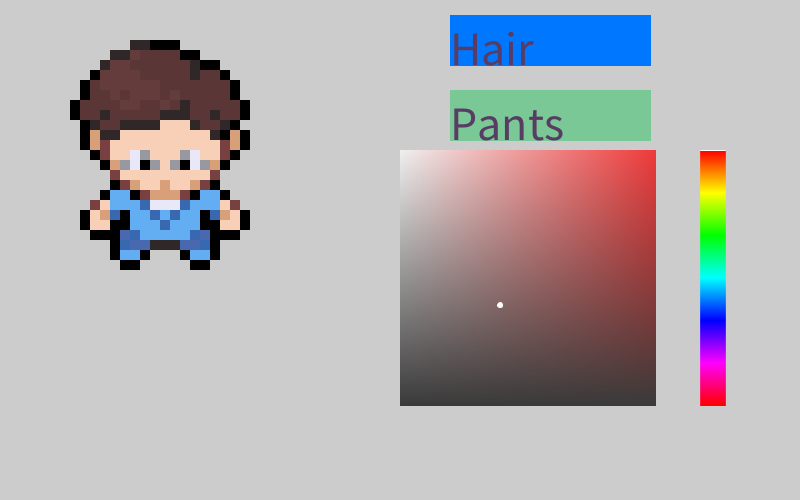
Frame 1 (no input)
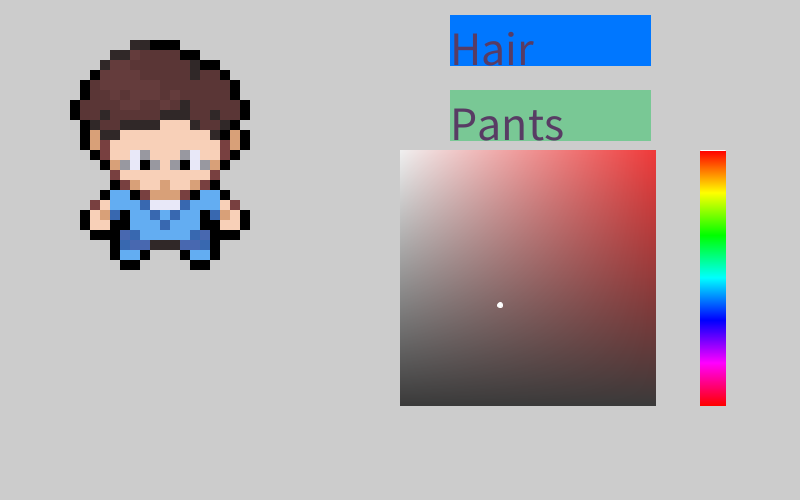
Frame 60 (the mouse pressed at the canvas centre just before this capture)
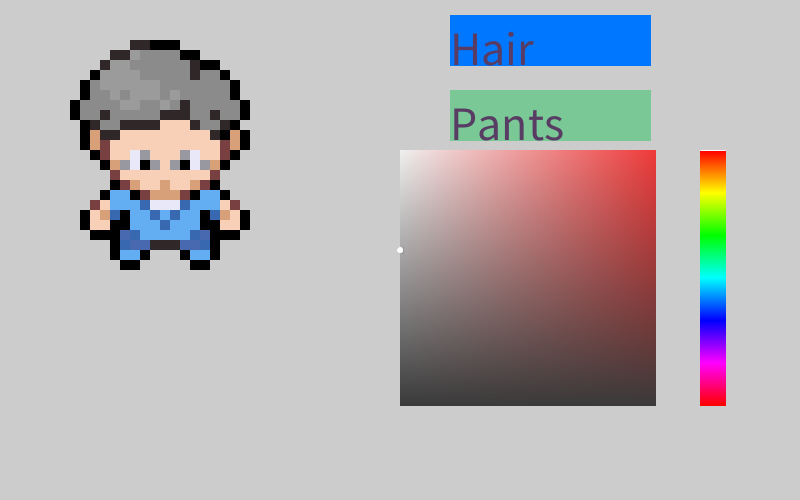
Frame 120 (the mouse held since frame 60 and released just before this capture)

The Processing sketch that drew these frames (run headless with seeded random() and noise(); from frame 60 on, the mouse is pressed at the canvas centre):

// Processing sketch: ColorPicker
// ── ColorPicker.pde
int h=0, s=100, b=100;
int colourSquareX=400, colourSquareY=150;
color characterHairOne=color(152, 104, 88);
color characterHairTwo=color(104, 72, 56);
color characterPantsOne=color(99, 173, 242);
color characterPantsTwo=color(72, 104, 176);
color characterPantsThree=color(56, 104, 176);
boolean chosenHair=true;
void setup() {
  size(800, 500);

  stroke(200);
  fill(200);
  rect(colourSquareX, colourSquareY, 255, 255);
  colorMode(HSB);
  drawColourSquare();
}
void draw() {
  //This is to provide the redrawing a solid background when it draws over the pointer
  stroke(200);
  fill(200);
  rect(colourSquareX+max(s-3, -3), colourSquareY+255-max(b-3, -3), min(6, s+3), -1*min(6, b+3));

  //This is to match the pixels that the pointer was on
  colorMode(HSB);
  for (int i=max(s-3, 0); i<=min(s+3, 255); i++) {
    for (int j=max(b-3, 0); j<=min(b+3, 255); j++) {
      stroke(h, i, j);
      point(i+colourSquareX, 255+colourSquareY-j);
    }
  }
  stroke(100, 100, 200);
  fill(100, 100, 200);
  rect(450, 90, 200, 50);
  rect(450, 15, 200, 50);
  if (mousePressed) {
    if (mouseX<=650&&mouseX>=450&&mouseY<=65&&mouseY>=15) {
      h=(int)hue(characterHairOne);
      s=(int)saturation(characterHairOne);
      b=(int)brightness(characterHairOne);
      chosenHair=true;
      drawColourSquare();
      colorMode(RGB);
      stroke(200);
      fill(200);
      rect(colourSquareX, colourSquareY, 255, 255);
      colorMode(HSB);
      drawColourSquare();
    } else if (mouseX<=650&&mouseX>=450&&mouseY<=140&&mouseY>=90) {
      h=(int)hue(characterPantsOne);
      s=(int)saturation(characterPantsOne);
      b=(int)brightness(characterPantsOne);
      chosenHair=false;
      colorMode(RGB);
      stroke(200);
      fill(200);
      rect(colourSquareX, colourSquareY, 255, 255);
      colorMode(HSB);
      drawColourSquare();
    }
  }
  
  if (chosenHair) {
    characterHairOne=color(h, s, b);
    characterHairTwo=color(h, s, b*.9);
    stroke(150, 255, 255);
    fill(150, 255, 255);
    rect(450, 15, 200, 50);
  } else {
    characterPantsOne=color(h, s, b);
    characterPantsTwo=color(h, s, b*.65);
    characterPantsThree=color(h, s, b*.6);
    stroke(150, 255, 255);
    fill(150, 255, 255);
    rect(450, 90, 200, 50);
  }
  fill(200, 100, 100);
  textSize(48);
  text("Hair", 450, 65);
  text("Pants", 450, 140);
  println(mouseX+" "+mouseY);
  colorMode(RGB);
  characterFwdIdle();

  colorMode(HSB);
  //Coords of the colour square (300,100) (555,355)
  for (int i=0; i<256; i++) {
    stroke(i, 255, 255);
    line(colourSquareX+300, i+colourSquareY, colourSquareX+325, i+colourSquareY);
  }
  //Coords of the side scale  (600,100) (625,355)
  if (mousePressed) {
    if (mouseX<=colourSquareX+255&&mouseX>=colourSquareX&&mouseY<=colourSquareY+255&&mouseY>=colourSquareY) {  //The square
      s=mouseX-colourSquareX;
      b=255-mouseY+colourSquareY;
    } else if (mouseX<=colourSquareX+325&&mouseX>=colourSquareX+300&&mouseY<=colourSquareY+255&&mouseY>=colourSquareY) {  //The slide
      h=mouseY-colourSquareY;

      //To redraw a neutral background
      colorMode(RGB);
      stroke(200);
      fill(200);
      rect(colourSquareX, colourSquareY, 255, 255);

      //Redraw square
      colorMode(HSB);
      drawColourSquare();
    }
  }

  //Draws the pointer to where the mouse is
  colorMode(RGB);
  stroke(255);
  fill(255);
  line(colourSquareX+300, h+colourSquareY, colourSquareX+325, h+colourSquareY);
  ellipse(s+colourSquareX, colourSquareY+255-b, 5, 5);
}
void drawColourSquare() {
  for (int i=0; i<256; i++) {
    for (int j=0; j<256; j++) {
      stroke(h, j, 255-i);
      point(j+colourSquareX, i+colourSquareY);
    }
  }
}
void characterFwdIdle() {
  col(0, 0, 0);
  rect(70, 100, 9, 9);
  col(0, 0, 0);
  rect(70, 110, 9, 9);
  col(0, 0, 0);
  rect(80, 80, 9, 9);
  col(0, 0, 0);
  rect(80, 90, 9, 9);
  col(characterHairTwo);
  rect(80, 100, 9, 9);
  col(characterHairTwo);
  rect(80, 110, 9, 9);
  col(0, 0, 0);
  rect(80, 120, 9, 9);
  col(0, 0, 0);
  rect(80, 130, 9, 9);
  col(0, 0, 0);
  rect(80, 140, 9, 9);
  col(0, 0, 0);
  rect(80, 210, 9, 9);
  col(0, 0, 0);
  rect(80, 220, 9, 9);
  col(0, 0, 0);
  rect(90, 70, 9, 9);
  col(characterHairTwo);
  rect(90, 80, 9, 9);
  col(characterHairTwo);
  rect(90, 90, 9, 9);
  col(characterHairTwo);
  rect(90, 100, 9, 9);
  col(characterHairTwo);
  rect(90, 110, 9, 9);
  col(48, 40, 40);
  rect(90, 120, 9, 9);
  col(216, 160, 120);
  rect(90, 130, 9, 9);
  col(216, 160, 120);
  rect(90, 140, 9, 9);
  col(0, 0, 0);
  rect(90, 150, 9, 9);
  col(120, 64, 64);
  rect(90, 200, 9, 9);
  col(248, 208, 184);
  rect(90, 210, 9, 9);
  col(248, 208, 184);
  rect(90, 220, 9, 9);
  col(0, 0, 0);
  rect(90, 230, 9, 9);
  col(48, 40, 40);
  rect(100, 60, 9, 9);
  col(characterHairOne);
  rect(100, 70, 9, 9);
  col(characterHairOne);
  rect(100, 80, 9, 9);
  col(characterHairTwo);
  rect(100, 90, 9, 9);
  col(characterHairTwo);
  rect(100, 100, 9, 9);
  col(48, 40, 40);
  rect(100, 110, 9, 9);
  col(characterHairTwo);
  rect(100, 120, 9, 9);
  col(48, 40, 40);
  rect(100, 130, 9, 9);
  col(120, 64, 64);
  rect(100, 140, 9, 9);
  col(120, 64, 64);
  rect(100, 150, 9, 9);
  col(0, 0, 0);
  rect(100, 160, 9, 9);
  col(0, 0, 0);
  rect(100, 190, 9, 9);
  col(248, 208, 184);
  rect(100, 200, 9, 9);
  col(216, 160, 120);
  rect(100, 210, 9, 9);
  col(248, 208, 184);
  rect(100, 220, 9, 9);
  col(0, 0, 0);
  rect(100, 230, 9, 9);
  col(48, 40, 40);
  rect(110, 50, 9, 9);
  col(characterHairOne);
  rect(110, 60, 9, 9);
  col(characterHairOne);
  rect(110, 70, 9, 9);
  col(characterHairOne);
  rect(110, 80, 9, 9);
  col(characterHairOne);
  rect(110, 90, 9, 9);
  col(characterHairTwo);
  rect(110, 100, 9, 9);
  col(characterHairTwo);
  rect(110, 110, 9, 9);
  col(characterHairTwo);
  rect(110, 120, 9, 9);
  col(48, 40, 40);
  rect(110, 130, 9, 9);
  col(248, 208, 184);
  rect(110, 140, 9, 9);
  col(248, 208, 184);
  rect(110, 150, 9, 9);
  col(216, 160, 120);
  rect(110, 160, 9, 9);
  col(120, 64, 64);
  rect(110, 170, 9, 9);
  col(0, 0, 0);
  rect(110, 180, 9, 9);
  col(characterPantsOne);
  rect(110, 190, 9, 9);
  col(characterPantsOne);
  rect(110, 200, 9, 9);
  col(characterPantsThree);
  rect(110, 210, 9, 9);
  col(0, 0, 0);
  rect(110, 220, 9, 9);
  col(0, 0, 0);
  rect(110, 230, 9, 9);
  col(0, 0, 0);
  rect(110, 240, 9, 9);
  col(0, 0, 0);
  rect(110, 250, 9, 9);
  col(48, 40, 40);
  rect(120, 50, 9, 9);
  col(characterHairOne);
  rect(120, 60, 9, 9);
  col(characterHairOne);
  rect(120, 70, 9, 9);
  col(characterHairOne);
  rect(120, 80, 9, 9);
  col(characterHairTwo);
  rect(120, 90, 9, 9);
  col(characterHairOne);
  rect(120, 100, 9, 9);
  col(characterHairTwo);
  rect(120, 110, 9, 9);
  col(48, 40, 40);
  rect(120, 120, 9, 9);
  col(248, 208, 184);
  rect(120, 130, 9, 9);
  col(248, 208, 184);
  rect(120, 140, 9, 9);
  col(248, 208, 184);
  rect(120, 150, 9, 9);
  col(152, 152, 160);
  rect(120, 160, 9, 9);
  col(248, 208, 184);
  rect(120, 170, 9, 9);
  col(120, 64, 64);
  rect(120, 180, 9, 9);
  col(characterPantsOne);
  rect(120, 190, 9, 9);
  col(characterPantsOne);
  rect(120, 200, 9, 9);
  col(0, 0, 0);
  rect(120, 210, 9, 9);
  col(0, 0, 0);
  rect(120, 220, 9, 9);
  col(characterPantsTwo);
  rect(120, 230, 9, 9);
  col(characterPantsThree);
  rect(120, 240, 9, 9);
  col(characterPantsOne);
  rect(120, 250, 9, 9);
  col(0, 0, 0);
  rect(120, 260, 9, 9);
  col(48, 40, 40);
  rect(130, 40, 9, 9);
  col(characterHairOne);
  rect(130, 50, 9, 9);
  col(characterHairTwo);
  rect(130, 60, 9, 9);
  col(characterHairOne);
  rect(130, 70, 9, 9);
  col(characterHairOne);
  rect(130, 80, 9, 9);
  col(characterHairOne);
  rect(130, 90, 9, 9);
  col(characterHairOne);
  rect(130, 100, 9, 9);
  col(characterHairTwo);
  rect(130, 110, 9, 9);
  col(48, 40, 40);
  rect(130, 120, 9, 9);
  col(248, 208, 184);
  rect(130, 130, 9, 9);
  col(248, 208, 184);
  rect(130, 140, 9, 9);
  col(232, 232, 248);
  rect(130, 150, 9, 9);
  col(232, 232, 248);
  rect(130, 160, 9, 9);
  col(248, 208, 184);
  rect(130, 170, 9, 9);
  col(216, 160, 120);
  rect(130, 180, 9, 9);
  col(0, 0, 0);
  rect(130, 190, 9, 9);
  col(characterPantsOne);
  rect(130, 200, 9, 9);
  col(characterPantsOne);
  rect(130, 210, 9, 9);
  col(characterPantsOne);
  rect(130, 220, 9, 9);
  col(characterPantsThree);
  rect(130, 230, 9, 9);
  col(characterPantsTwo);
  rect(130, 240, 9, 9);
  col(characterPantsOne);
  rect(130, 250, 9, 9);
  col(0, 0, 0);
  rect(130, 260, 9, 9);
  col(48, 40, 40);
  rect(140, 40, 9, 9);
  col(characterHairTwo);
  rect(140, 50, 9, 9);
  col(characterHairTwo);
  rect(140, 60, 9, 9);
  col(characterHairTwo);
  rect(140, 70, 9, 9);
  col(characterHairOne);
  rect(140, 80, 9, 9);
  col(characterHairOne);
  rect(140, 90, 9, 9);
  col(characterHairTwo);
  rect(140, 100, 9, 9);
  col(characterHairTwo);
  rect(140, 110, 9, 9);
  col(48, 40, 40);
  rect(140, 120, 9, 9);
  col(248, 208, 184);
  rect(140, 130, 9, 9);
  col(248, 208, 184);
  rect(140, 140, 9, 9);
  col(152, 152, 160);
  rect(140, 150, 9, 9);
  col(0, 0, 0);
  rect(140, 160, 9, 9);
  col(248, 208, 184);
  rect(140, 170, 9, 9);
  col(248, 208, 184);
  rect(140, 180, 9, 9);
  col(120, 64, 64);
  rect(140, 190, 9, 9);
  col(characterPantsThree);
  rect(140, 200, 9, 9);
  col(characterPantsOne);
  rect(140, 210, 9, 9);
  col(characterPantsOne);
  rect(140, 220, 9, 9);
  col(characterPantsOne);
  rect(140, 230, 9, 9);
  col(characterPantsTwo);
  rect(140, 240, 9, 9);
  col(0, 0, 0);
  rect(140, 250, 9, 9);
  col(0, 0, 0);
  rect(150, 40, 9, 9);
  col(characterHairTwo);
  rect(150, 50, 9, 9);
  col(characterHairTwo);
  rect(150, 60, 9, 9);
  col(characterHairTwo);
  rect(150, 70, 9, 9);
  col(characterHairOne);
  rect(150, 80, 9, 9);
  col(characterHairOne);
  rect(150, 90, 9, 9);
  col(characterHairTwo);
  rect(150, 100, 9, 9);
  col(characterHairTwo);
  rect(150, 110, 9, 9);
  col(48, 40, 40);
  rect(150, 120, 9, 9);
  col(248, 208, 184);
  rect(150, 130, 9, 9);
  col(248, 208, 184);
  rect(150, 140, 9, 9);
  col(248, 208, 184);
  rect(150, 150, 9, 9);
  col(152, 152, 160);
  rect(150, 160, 9, 9);
  col(248, 208, 184);
  rect(150, 170, 9, 9);
  col(248, 208, 184);
  rect(150, 180, 9, 9);
  col(216, 160, 120);
  rect(150, 190, 9, 9);
  col(232, 232, 248);
  rect(150, 200, 9, 9);
  col(characterPantsThree);
  rect(150, 210, 9, 9);
  col(characterPantsOne);
  rect(150, 220, 9, 9);
  col(characterPantsOne);
  rect(150, 230, 9, 9);
  col(48, 40, 40);
  rect(150, 240, 9, 9);
  col(0, 0, 0);
  rect(160, 40, 9, 9);
  col(characterHairTwo);
  rect(160, 50, 9, 9);
  col(characterHairTwo);
  rect(160, 60, 9, 9);
  col(characterHairTwo);
  rect(160, 70, 9, 9);
  col(characterHairTwo);
  rect(160, 80, 9, 9);
  col(characterHairTwo);
  rect(160, 90, 9, 9);
  col(characterHairOne);
  rect(160, 100, 9, 9);
  col(48, 40, 40);
  rect(160, 110, 9, 9);
  col(248, 208, 184);
  rect(160, 120, 9, 9);
  col(248, 208, 184);
  rect(160, 130, 9, 9);
  col(248, 208, 184);
  rect(160, 140, 9, 9);
  col(248, 208, 184);
  rect(160, 150, 9, 9);
  col(248, 208, 184);
  rect(160, 160, 9, 9);
  col(248, 208, 184);
  rect(160, 170, 9, 9);
  col(216, 160, 120);
  rect(160, 180, 9, 9);
  col(216, 160, 120);
  rect(160, 190, 9, 9);
  col(232, 232, 248);
  rect(160, 200, 9, 9);
  col(characterPantsOne);
  rect(160, 210, 9, 9);
  col(characterPantsThree);
  rect(160, 220, 9, 9);
  col(characterPantsOne);
  rect(160, 230, 9, 9);
  col(48, 40, 40);
  rect(160, 240, 9, 9);
  col(0, 0, 0);
  rect(170, 40, 9, 9);
  col(characterHairTwo);
  rect(170, 50, 9, 9);
  col(characterHairTwo);
  rect(170, 60, 9, 9);
  col(characterHairTwo);
  rect(170, 70, 9, 9);
  col(characterHairTwo);
  rect(170, 80, 9, 9);
  col(characterHairOne);
  rect(170, 90, 9, 9);
  col(characterHairTwo);
  rect(170, 100, 9, 9);
  col(48, 40, 40);
  rect(170, 110, 9, 9);
  col(248, 208, 184);
  rect(170, 120, 9, 9);
  col(248, 208, 184);
  rect(170, 130, 9, 9);
  col(248, 208, 184);
  rect(170, 140, 9, 9);
  col(248, 208, 184);
  rect(170, 150, 9, 9);
  col(152, 152, 160);
  rect(170, 160, 9, 9);
  col(248, 208, 184);
  rect(170, 170, 9, 9);
  col(248, 208, 184);
  rect(170, 180, 9, 9);
  col(216, 160, 120);
  rect(170, 190, 9, 9);
  col(232, 232, 248);
  rect(170, 200, 9, 9);
  col(characterPantsThree);
  rect(170, 210, 9, 9);
  col(characterPantsOne);
  rect(170, 220, 9, 9);
  col(characterPantsOne);
  rect(170, 230, 9, 9);
  col(48, 40, 40);
  rect(170, 240, 9, 9);
  col(0, 0, 0);
  rect(180, 50, 9, 9);
  col(characterHairTwo);
  rect(180, 60, 9, 9);
  col(characterHairTwo);
  rect(180, 70, 9, 9);
  col(characterHairTwo);
  rect(180, 80, 9, 9);
  col(characterHairTwo);
  rect(180, 90, 9, 9);
  col(48, 40, 40);
  rect(180, 100, 9, 9);
  col(48, 40, 40);
  rect(180, 110, 9, 9);
  col(248, 208, 184);
  rect(180, 120, 9, 9);
  col(248, 208, 184);
  rect(180, 130, 9, 9);
  col(248, 208, 184);
  rect(180, 140, 9, 9);
  col(152, 152, 160);
  rect(180, 150, 9, 9);
  col(0, 0, 0);
  rect(180, 160, 9, 9);
  col(248, 208, 184);
  rect(180, 170, 9, 9);
  col(248, 208, 184);
  rect(180, 180, 9, 9);
  col(120, 64, 64);
  rect(180, 190, 9, 9);
  col(characterPantsThree);
  rect(180, 200, 9, 9);
  col(characterPantsOne);
  rect(180, 210, 9, 9);
  col(characterPantsOne);
  rect(180, 220, 9, 9);
  col(characterPantsOne);
  rect(180, 230, 9, 9);
  col(characterPantsTwo);
  rect(180, 240, 9, 9);
  col(0, 0, 0);
  rect(180, 250, 9, 9);
  col(0, 0, 0);
  rect(190, 50, 9, 9);
  col(48, 40, 40);
  rect(190, 60, 9, 9);
  col(48, 40, 40);
  rect(190, 70, 9, 9);
  col(characterHairTwo);
  rect(190, 80, 9, 9);
  col(characterHairTwo);
  rect(190, 90, 9, 9);
  col(characterHairTwo);
  rect(190, 100, 9, 9);
  col(characterHairTwo);
  rect(190, 110, 9, 9);
  col(48, 40, 40);
  rect(190, 120, 9, 9);
  col(248, 208, 184);
  rect(190, 130, 9, 9);
  col(248, 208, 184);
  rect(190, 140, 9, 9);
  col(232, 232, 248);
  rect(190, 150, 9, 9);
  col(232, 232, 248);
  rect(190, 160, 9, 9);
  col(248, 208, 184);
  rect(190, 170, 9, 9);
  col(216, 160, 120);
  rect(190, 180, 9, 9);
  col(0, 0, 0);
  rect(190, 190, 9, 9);
  col(characterPantsOne);
  rect(190, 200, 9, 9);
  col(characterPantsOne);
  rect(190, 210, 9, 9);
  col(characterPantsOne);
  rect(190, 220, 9, 9);
  col(characterPantsThree);
  rect(190, 230, 9, 9);
  col(characterPantsTwo);
  rect(190, 240, 9, 9);
  col(characterPantsOne);
  rect(190, 250, 9, 9);
  col(0, 0, 0);
  rect(190, 260, 9, 9);
  col(0, 0, 0);
  rect(200, 60, 9, 9);
  col(characterHairTwo);
  rect(200, 70, 9, 9);
  col(characterHairTwo);
  rect(200, 80, 9, 9);
  col(characterHairTwo);
  rect(200, 90, 9, 9);
  col(characterHairTwo);
  rect(200, 100, 9, 9);
  col(characterHairTwo);
  rect(200, 110, 9, 9);
  col(characterHairTwo);
  rect(200, 120, 9, 9);
  col(248, 208, 184);
  rect(200, 130, 9, 9);
  col(248, 208, 184);
  rect(200, 140, 9, 9);
  col(248, 208, 184);
  rect(200, 150, 9, 9);
  col(152, 152, 160);
  rect(200, 160, 9, 9);
  col(248, 208, 184);
  rect(200, 170, 9, 9);
  col(120, 64, 64);
  rect(200, 180, 9, 9);
  col(characterPantsOne);
  rect(200, 190, 9, 9);
  col(characterPantsOne);
  rect(200, 200, 9, 9);
  col(0, 0, 0);
  rect(200, 210, 9, 9);
  col(0, 0, 0);
  rect(200, 220, 9, 9);
  col(characterPantsTwo);
  rect(200, 230, 9, 9);
  col(characterPantsThree);
  rect(200, 240, 9, 9);
  col(characterPantsOne);
  rect(200, 250, 9, 9);
  col(0, 0, 0);
  rect(200, 260, 9, 9);
  col(0, 0, 0);
  rect(210, 60, 9, 9);
  col(characterHairTwo);
  rect(210, 70, 9, 9);
  col(characterHairTwo);
  rect(210, 80, 9, 9);
  col(characterHairTwo);
  rect(210, 90, 9, 9);
  col(characterHairTwo);
  rect(210, 100, 9, 9);
  col(48, 40, 40);
  rect(210, 110, 9, 9);
  col(characterHairTwo);
  rect(210, 120, 9, 9);
  col(48, 40, 40);
  rect(210, 130, 9, 9);
  col(248, 208, 184);
  rect(210, 140, 9, 9);
  col(248, 208, 184);
  rect(210, 150, 9, 9);
  col(216, 160, 120);
  rect(210, 160, 9, 9);
  col(120, 64, 64);
  rect(210, 170, 9, 9);
  col(0, 0, 0);
  rect(210, 180, 9, 9);
  col(characterPantsOne);
  rect(210, 190, 9, 9);
  col(characterPantsOne);
  rect(210, 200, 9, 9);
  col(characterPantsThree);
  rect(210, 210, 9, 9);
  col(0, 0, 0);
  rect(210, 220, 9, 9);
  col(0, 0, 0);
  rect(210, 230, 9, 9);
  col(0, 0, 0);
  rect(210, 240, 9, 9);
  col(0, 0, 0);
  rect(210, 250, 9, 9);
  col(0, 0, 0);
  rect(220, 70, 9, 9);
  col(characterHairTwo);
  rect(220, 80, 9, 9);
  col(characterHairTwo);
  rect(220, 90, 9, 9);
  col(characterHairTwo);
  rect(220, 100, 9, 9);
  col(characterHairTwo);
  rect(220, 110, 9, 9);
  col(48, 40, 40);
  rect(220, 120, 9, 9);
  col(0, 0, 0);
  rect(220, 130, 9, 9);
  col(120, 64, 64);
  rect(220, 140, 9, 9);
  col(120, 64, 64);
  rect(220, 150, 9, 9);
  col(0, 0, 0);
  rect(220, 160, 9, 9);
  col(0, 0, 0);
  rect(220, 190, 9, 9);
  col(248, 208, 184);
  rect(220, 200, 9, 9);
  col(216, 160, 120);
  rect(220, 210, 9, 9);
  col(248, 208, 184);
  rect(220, 220, 9, 9);
  col(0, 0, 0);
  rect(220, 230, 9, 9);
  col(0, 0, 0);
  rect(230, 80, 9, 9);
  col(0, 0, 0);
  rect(230, 90, 9, 9);
  col(characterHairTwo);
  rect(230, 100, 9, 9);
  col(characterHairTwo);
  rect(230, 110, 9, 9);
  col(0, 0, 0);
  rect(230, 120, 9, 9);
  col(216, 160, 120);
  rect(230, 130, 9, 9);
  col(216, 160, 120);
  rect(230, 140, 9, 9);
  col(0, 0, 0);
  rect(230, 150, 9, 9);
  col(120, 64, 64);
  rect(230, 200, 9, 9);
  col(248, 208, 184);
  rect(230, 210, 9, 9);
  col(248, 208, 184);
  rect(230, 220, 9, 9);
  col(0, 0, 0);
  rect(230, 230, 9, 9);
  col(0, 0, 0);
  rect(240, 100, 9, 9);
  col(0, 0, 0);
  rect(240, 110, 9, 9);
  col(0, 0, 0);
  rect(240, 130, 9, 9);
  col(0, 0, 0);
  rect(240, 140, 9, 9);
  col(0, 0, 0);
  rect(240, 210, 9, 9);
  col(0, 0, 0);
  rect(240, 220, 9, 9);
}
void col(int r, int g, int b) {
  stroke(r, g, b);
  fill(r, g, b);
}
void col(color c) {
  stroke(c);
  fill(c);
}
